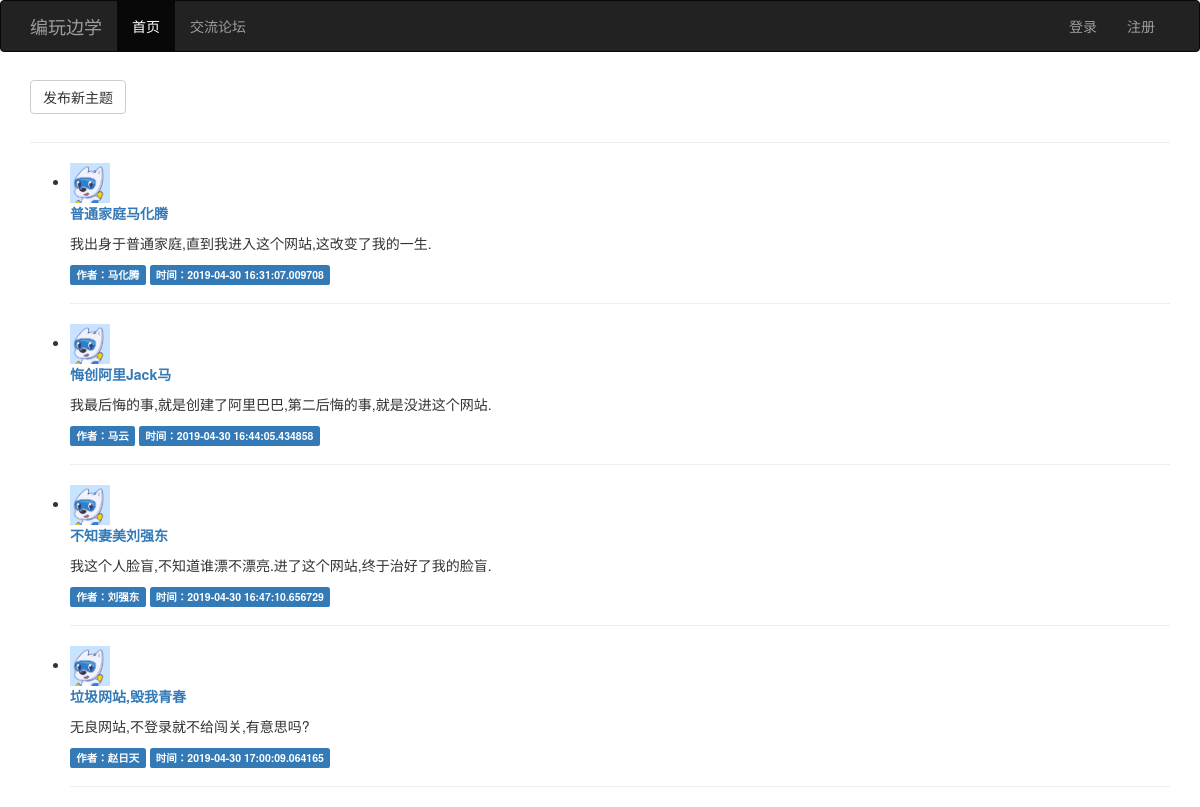
The app's page /forum_index with its own data.
### main.py (models this page shows)
class Post(db.Model):
    __tablename__ = 'posts'
    id = db.Column(db.Integer, primary_key=True, autoincrement=True)
    title = db.Column(db.String(100), nullable=False)
    content = db.Column(db.Text, nullable=False)
    create_time = db.Column(db.DateTime, default=datetime.now)
    author_id = db.Column(db.Integer, db.ForeignKey('users.id'))
    author = db.relationship('User', backref=db.backref('posts'))

class User(db.Model):
    __tablename__ = 'users'
    id = db.Column(db.Integer, primary_key=True)
    username = db.Column(db.String(16), nullable=False, unique=True)
    password = db.Column(db.String(100), nullable=False)
    email = db.Column(db.String(64), nullable=True)
    address = db.Column(db.String(50), nullable=True)
    info = db.Column(db.String(100), nullable=True)
    stage = db.Column(db.Integer, default='0')
    real_avatar = db.Column(db.String(100))

### main.py (the view)
@app.route('/forum_index')
def forum_index():
    posts = Post.query.all()
    return render_template('forum_index.html', posts=posts)

### main.py (called while the page is built)
@app.context_processor
def my_context_processor():
    user_id = session.get('user_id')
    if user_id:
        user = User.query.filter(User.id == user_id).first()
        if user:
            return {'um': user}
    return {}

### templates/forum_index.html (shortened to what this page needs)
{% extends "base.html" %}
{% block content %}
    <div class="container">
        <a href="{{ url_for('post') }}">
            <button type="button" class="btn btn-default navbar-btn">发布新主题</button>
        </a>
        <hr>
        <ul class="posts">
            {% for post in posts %}
                <li class="post">
                    <div class="post-thumbnail">
                        <img style="width:40px;height:40px;" src="{{ url_for('static',filename='code.png') }}" alt=""
                             class="avatar">
                    </div>
                    <div class="post-content">
                        <div class="post-body">
                            <p span style="color:blue">
                                <b>
                                    <a href="{{ url_for('detail', post_id=post.id) }}">{{ post.title }}</a>
                                </b>
                            </p>
                            <p><span>{{ post.content }}</span></p>
                        </div>
                    </div>
                    <div class="post-footer">
                        {% if um %}
                            <a class="label label-primary"
                               href="{{ url_for('user_detail', user_id=post.author.id) }}"><span>作者：{{ post.author.username }}</span></a>
                        {% else %}
                            <span class="label label-primary">作者：{{ post.author.username }}</span>
                        {% endif %}
                        <span class="label label-primary">时间：{{ post.create_time }}</span>
                    </div>
                </li>
                <hr>
            {% endfor %}
        </ul>
    </div>
{% endblock %}

### templates/base.html (shortened to what this page needs)
{% extends "bootstrap/base.html" %}
{% block navbar %}
    <nav class="navbar navbar-inverse">
        <div class="container">
            <div class="navbar-header">
                <a class="navbar-brand" href="#">编玩边学</a>
            </div>
            <div class="collapse navbar-collapse" id="bs-example-navbar-collapse-1">
                <ul class="nav navbar-nav">
                    <li class="active"><a href="{{ url_for('index') }}">首页<span class="sr-only">(current)</span></a>
                    </li>
                    {% if um %}
                        <li><a href="{{ url_for("forum_index") }}">交流论坛</a></li>
                    {% else %}
                        <li><a href="{{ url_for("login") }}">交流论坛</a></li>
                    {% endif %}
                </ul>
                <ul class="nav navbar-nav navbar-right">
                    {% if um %}
                        <li class="dropdown">
                            <a href="#" class="dropdown-toggle" data-toggle="dropdown" role="button"
                               aria-haspopup="true" aria-expanded="false">{{ um.username }} <span class="caret"></span></a>
                            <ul class="dropdown-menu">
                                <li><a href="{{ url_for('user_detail', user_id=um.id) }}">个人资料</a></li>
                                <li role="separator" class="divider"></li>
                                <li><a href="{{ url_for("logout") }}">退出</a></li>
                            </ul>
                        </li>
                    {% else %}
                        <li><a href="{{ url_for('login') }}">登录</a></li>
                        <li><a href="{{ url_for('register') }}">注册</a></li>
                    {% endif %}
                </ul>
            </div>
        </div>
    </nav>
{% endblock %}

### records on screen
Post: title "普通家庭马化腾", content "我出身于普通家庭,直到我进入这个网站,这改变了我的一生.", author.username "马化腾", create_time "2019-04-30 16:31:07.009708"
Post: title "悔创阿里Jack马", content "我最后悔的事,就是创建了阿里巴巴,第二后悔的事,就是没进这个网站.", author.username "马云", create_time "2019-04-30 16:44:05.434858"
Post: title "不知妻美刘强东", content "我这个人脸盲,不知道谁漂不漂亮.进了这个网站,终于治好了我的脸盲.", author.username "刘强东", create_time "2019-04-30 16:47:10.656729"
Post: title "垃圾网站,毁我青春", content "无良网站,不登录就不给闯关,有意思吗?", author.username "赵日天", create_time "2019-04-30 17:00:09.064165"
